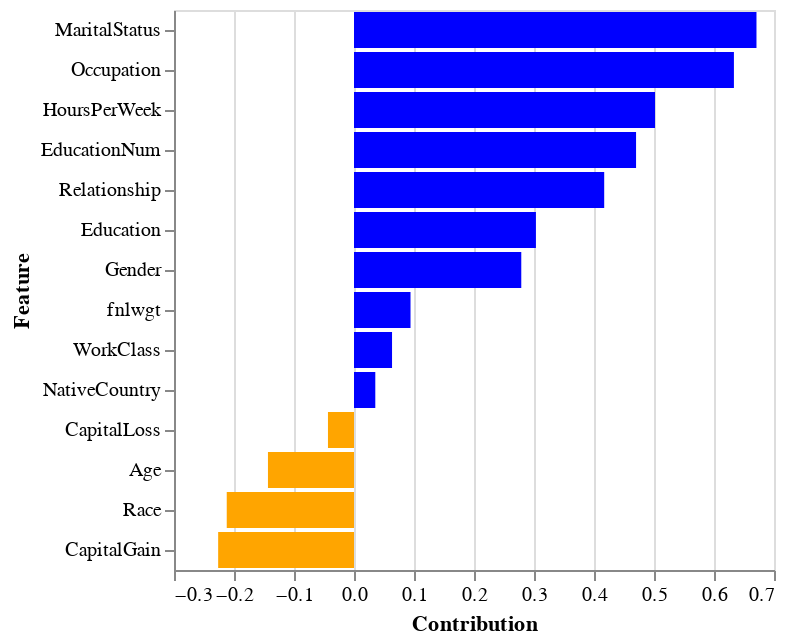

The notebook cell this image was saved under:
### Code cell
ans = eag.run("Please visualize the contribution of the feature previously obtained through the 3rd row of data in dataframe as a sample.")
print(ans)

### Figure 1 — Vega-Lite specification as saved in the notebook (floating-point values rounded to 4 significant figures)
{"config": {"view": {"continuousWidth": 300, "continuousHeight": 300}}, "data": {"name": "data-d32f42413496b8444535bb97baea31e2"}, "mark": {"type": "bar"}, "encoding": {"color": {"condition": {"test": "(datum.Contribution > 0)", "value": "blue"}, "value": "orange"}, "x": {"field": "Contribution", "type": "quantitative"}, "y": {"field": "Feature", "sort": "-x", "type": "nominal"}}, "$schema": "https://vega.github.io/schema/vega-lite/v5.8.0.json", "datasets": {"data-d32f42413496b8444535bb97baea31e2": [{"Feature": "MaritalStatus", "Contribution": 0.6708, "AbsContribution": 0.6708}, {"Feature": "Occupation", "Contribution": 0.6332, "AbsContribution": 0.6332}, {"Feature": "HoursPerWeek", "Contribution": 0.5017, "AbsContribution": 0.5017}, {"Feature": "EducationNum", "Contribution": 0.4701, "AbsContribution": 0.4701}, {"Feature": "Relationship", "Contribution": 0.417, "AbsContribution": 0.417}, {"Feature": "Education", "Contribution": 0.3032, "AbsContribution": 0.3032}, {"Feature": "Gender", "Contribution": 0.2788, "AbsContribution": 0.2788}, {"Feature": "CapitalGain", "Contribution": -0.2264, "AbsContribution": 0.2264}, {"Feature": "Race", "Contribution": -0.2121, "AbsContribution": 0.2121}, {"Feature": "Age", "Contribution": -0.1434, "AbsContribution": 0.1434}, {"Feature": "fnlwgt", "Contribution": 0.0942, "AbsContribution": 0.0942}, {"Feature": "WorkClass", "Contribution": 0.0634, "AbsContribution": 0.0634}, {"Feature": "CapitalLoss", "Contribution": -0.0434, "AbsContribution": 0.0434}, {"Feature": "NativeCountry", "Contribution": 0.0355, "AbsContribution": 0.0355}]}}
